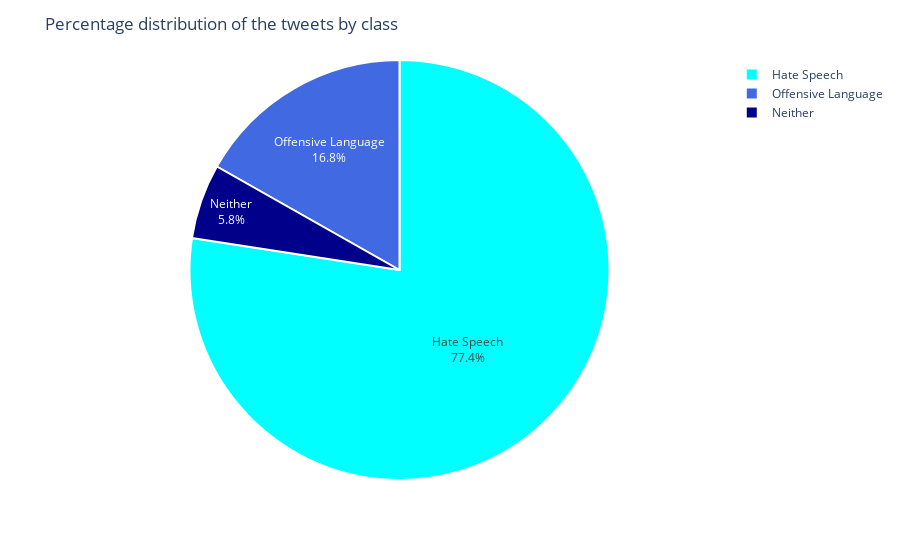

The notebook cell saved with this chart:
### Markdown cell above
From this countplot it is evident that majority of the tweets are classified as offensive language. Hate speech and neither class on the other hand has a narrower gap between them. This class imbalance is a critical factor to be considered during data cleaning & preprocessing to ensure that the model does not become biased towards the dominant class which could affect the overall performance and fairless of the classification models.

### Code cell
fig = px.pie(df, values=class_counts.values, names=class_labels, color=class_labels,
             color_discrete_map={'Hate Speech':'cyan',
                                 'Offensive Language':'royalblue',
                                 'Neither':'darkblue'})

fig.update_traces(textinfo='percent+label', texttemplate='%{label}<br>%{percent:.1%}', 
                  hovertemplate='%{label}: %{value}', 
                  marker=dict(line=dict(color='white', width=2)))

fig.update_layout(
    title = "Percentage distribution of the tweets by class"
)

fig.show()

### Figure 1 — Plotly figure (JSON) as saved in the notebook; plotly's stock layout.template omitted (floating-point values rounded to 4 significant figures)
{"data": [{"customdata": [["Hate Speech"], ["Offensive Language"], ["Neither"]], "domain": {"x": [0, 1], "y": [0, 1]}, "hovertemplate": "%{label}: %{value}", "labels": ["Hate Speech", "Offensive Language", "Neither"], "legendgroup": "", "marker": {"colors": ["cyan", "royalblue", "darkblue"], "line": {"color": "white", "width": 2}}, "name": "", "showlegend": true, "textinfo": "percent+label", "texttemplate": "%{label}<br>%{percent:.1%}", "type": "pie", "values": [19190, 4163, 1430]}], "layout": {"legend": {"tracegroupgap": 0}, "margin": {"t": 60}, "title": {"text": "Percentage distribution of the tweets by class"}}}
